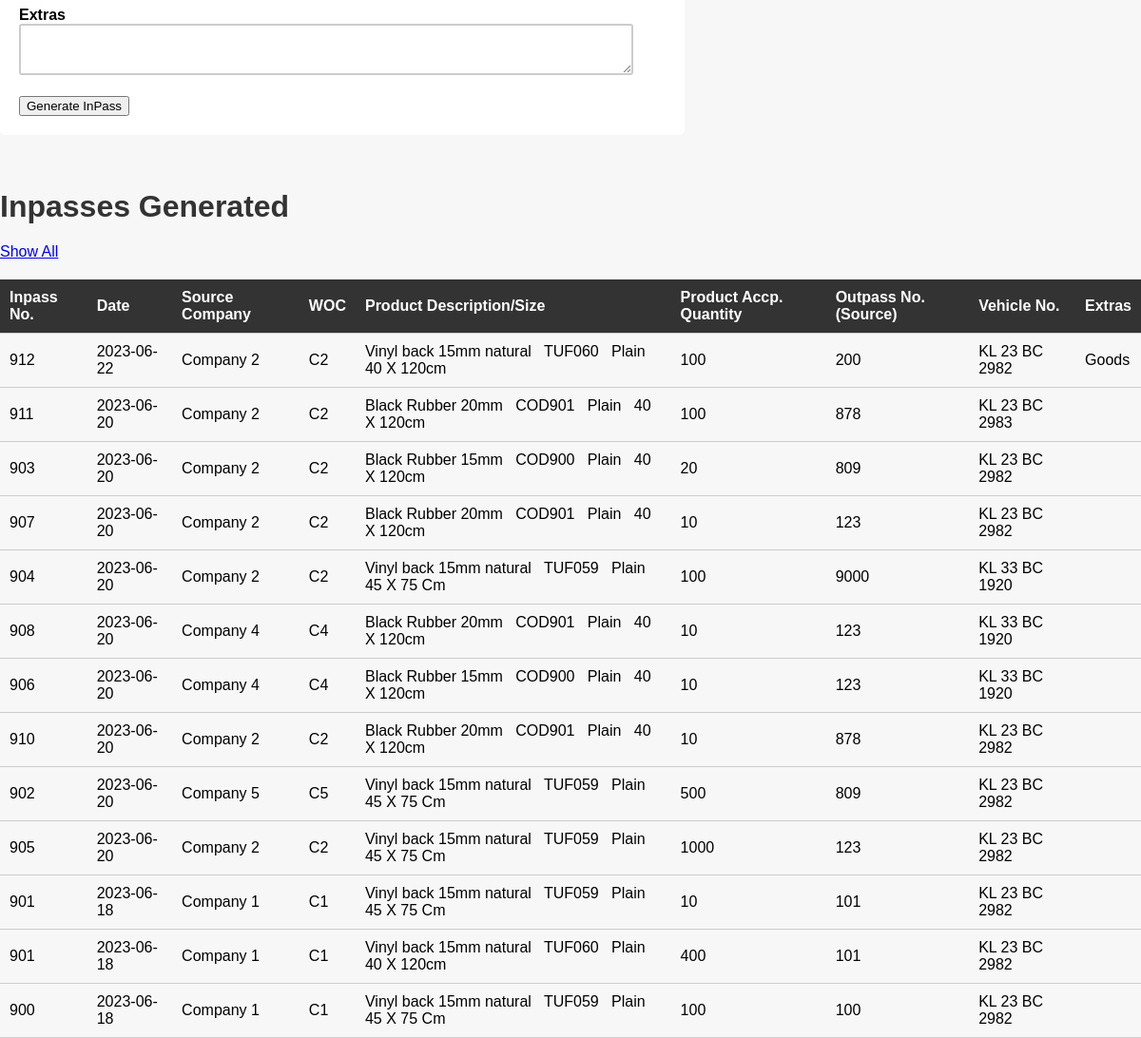
The page /inpass.php (lower part) on the database as committed earlier.
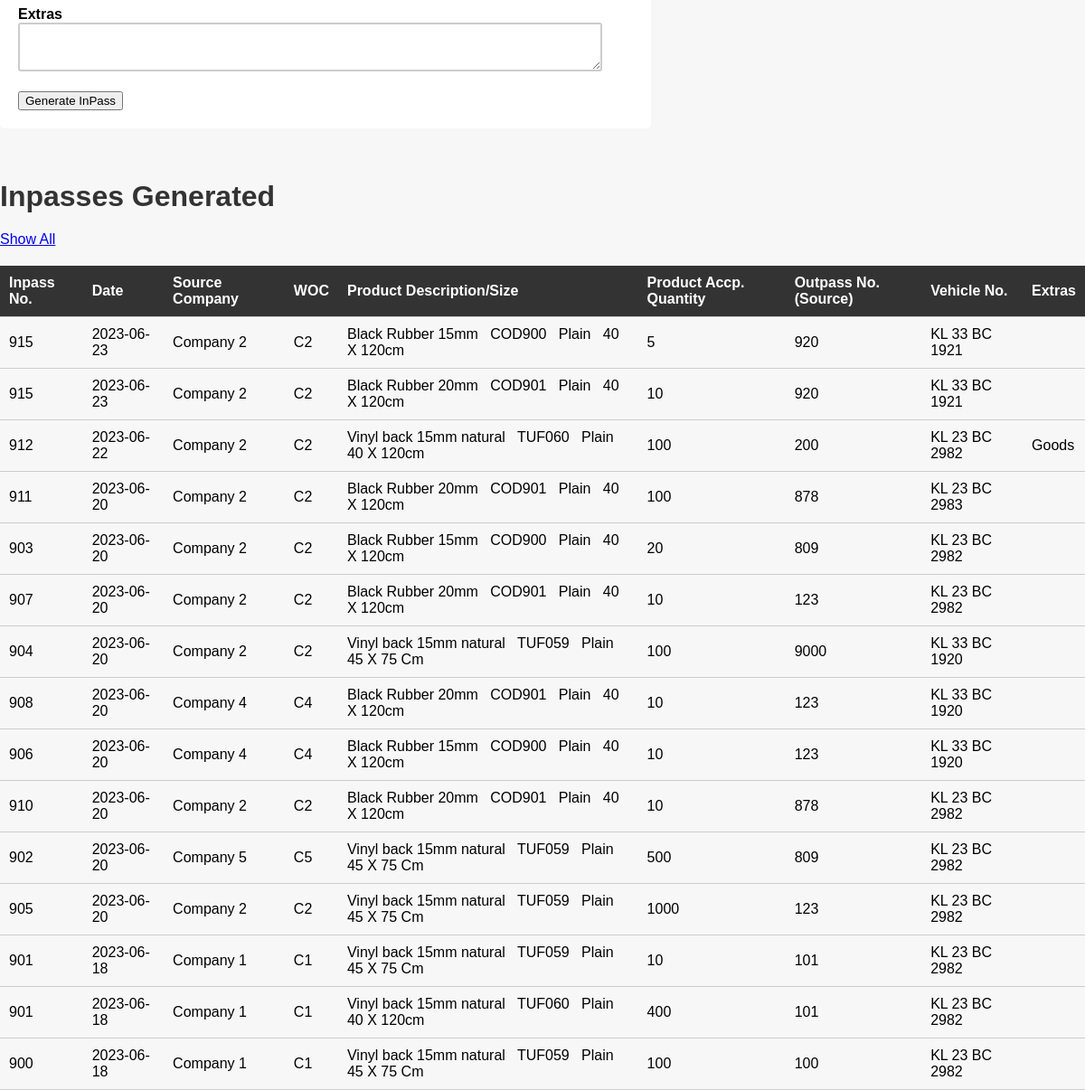
The same page on the database as committed later.
### tables this page shows
CREATE TABLE IF NOT EXISTS `inpass` (
  `no` int NOT NULL AUTO_INCREMENT,
  `date` date NOT NULL,
  `source` varchar(125) NOT NULL,
  `woc` varchar(125) NOT NULL,
  `op` int NOT NULL,
  `vehicleno` varchar(50) NOT NULL,
  `extras` varchar(125) NOT NULL,
  `type` varchar(10) NOT NULL DEFAULT 'inpass',
  PRIMARY KEY (`no`)
);

CREATE TABLE IF NOT EXISTS `inpass_products` (
  `inpass_no` int NOT NULL,
  `product_name` varchar(50) NOT NULL,
  `product_code` varchar(25) NOT NULL,
  `product_design` varchar(50) NOT NULL,
  `product_size` varchar(25) NOT NULL,
  `product_qty` int NOT NULL
);

### inpass.php (the view, shortened to what this page needs)
<?php
include 'conn.php';
include 'nav.php';
?>
<?php
$sql4 = "select * from inpass,inpass_products where inpass.no = inpass_products.inpass_no order by date DESC";
$retval3 = mysqli_query($conn, $sql4);
?>
<html>
<link rel="stylesheet" href="css/inpass.css">
<head>
</head>
<body>
    <div>
        <div class="formdiv">
            <form name="ip" method="post" action="">
                 <br>
                <input type="text" required name="woc" id="company_code"> <br>
                <input type="text" required name="opno"> <br>
                <input type="text" required name="vehicle"> <br> <br>
                <br>
                <label for="extras">Extras</label>
                <textarea id="extras" name="extras"></textarea> <br> <br>
                <button type="submit" name="ip">Generate InPass</button>
            </form>
            <br><br>
        </div>
    </div>
    <div>
        <h1>Inpasses Generated</h1>
        <a href="inpassshowall.php?f=0" target="_blank">Show All</a>
        <table style="border-spacing: 30px;">
            <thead>
                <th>
                    Inpass No.
                </th>
                <th>
                    Date
                </th>
                <th>
                    Source Company
                </th>
                <th>
                    WOC
                </th>
                <th>
                    Product Description/Size
                </th>
                <th>
                    Product Accp. Quantity
                </th>
                <th>
                    Outpass No.(Source)
                </th>
                <th>
                    Vehicle No.
                </th>
                <th>
                    Extras
                </th>
            </thead>
            <tbody>
                <tr>
                    <?php
                    while ($row = $retval3->fetch_assoc()) {
                        if (!empty($row)) {
                            echo "
                    <tr>
                    <td>
                    {$row['no']}
                    </td>
                    <td>
                    {$row['date']}
                    </td>
                    <td>
                    {$row['source']}
                    </td>
                    <td>
                    {$row['woc']}
                    </td>
                    <td>
                    {$row['product_name']}
                    &nbsp;
                    {$row['product_code']}
                    &nbsp;
                    {$row['product_design']}
                    &nbsp;
                    {$row['product_size']}
                    </td>
                    <td>
                    {$row['product_qty']}
                    </td>
                    <td>
                    {$row['op']}
                    </td>
                    <td>
                    {$row['vehicleno']}
                    </td>
                    <td>
                    {$row['extras']}
                    </td>
                    </tr>
                    ";
                        }
                    }
                    ?>
                </tr>
            </tbody>
        </table>
    </div>
</body>
</html>

Rows that differ between the two databases and show on the page:
added inpass: no "915", date "2023-06-23", source "Company 2", woc "C2", inpass_products.product_name "Black Rubber 15mm", inpass_products.product_code "COD900", inpass_products.product_design "Plain", inpass_products.product_size "40 X 120cm", inpass_products.product_qty "5", op "920", vehicleno "KL 33 BC 1921", inpass_products.product_name "Black Rubber 20mm", inpass_products.product_code "COD901", inpass_products.product_qty "10"
